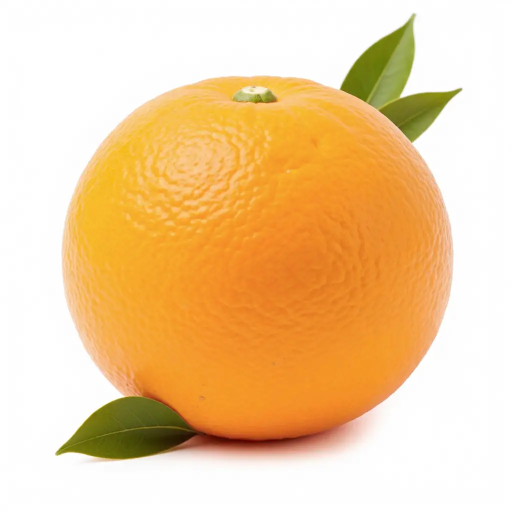
#> input picture data/phase20_workbench_media/真实橙子1_a81b3a78a3d5399d.webp, 1024 x 1024 px (shown at 1/2 size); its folder holds only this picture in this run
$ python -i visual_receptor.py   (imports and definitions only)
#> lines starting #> are read from the running program, lines starting #| are printed output that depends on the picture
from __future__ import annotations

import hashlib
import json
import math
import time
from collections import deque
from dataclasses import dataclass, field
from pathlib import Path
from typing import Any, Iterable, Mapping, Sequence

import numpy as np
from PIL import Image, PngImagePlugin

from runtime.cognitive.state_pool.state_pool import StateItem, load_constant


TRAINING_SDPL_ONLY = "training_sdpl_only"
SENSORY_SKETCH = "sensory_sketch"
PROTOTYPE_IMAGINATION = "prototype_imagination"
PERCEIVED_SOURCE = "PERCEIVED_SENSORY_SKETCH"
IMAGINED_SOURCE = "IMAGINED_PROTOTYPE_SKETCH"
DECISION_TIERS = ("firm", "soft", "ambig", "no_call")


@dataclass(frozen=True)
class VisualFastTrace:
    tick: int
    compact_vector: tuple[float, ...]
    channel_lengths: dict[str, int]
    input_trace_hash: str
    elapsed_ms: float
    metadata: dict[str, object] = field(default_factory=dict)


@dataclass(frozen=True)
class VisualAuditTrace:
    tick: int
    feature_vector: tuple[float, ...]
    channel_slices: dict[str, tuple[int, int]]
    channel_lengths: dict[str, int]
    input_trace_hash: str
    source_image_hash: str
    width: int
    height: int
    focus_xy: tuple[float, float]
    segmentation_confidence: float
    metadata: dict[str, object] = field(default_factory=dict)


@dataclass(frozen=True)
class RenderArtifact:
    path: Path
    metadata_path: Path
    metadata: dict[str, object]
    image_sha256: str


@dataclass(frozen=True)
class FoveatedLayer:
    level: int
    downsample: int
    pixels: np.ndarray
    edge_pixels: np.ndarray


@dataclass
class SensoryCanvas:
    canvas_pixels: np.ndarray
    canvas_clarity: np.ndarray
    canvas_confidence: np.ndarray
    canvas_freshness: np.ndarray
    last_fixation_xy: tuple[int, int]
    tick: int
    source_image_hash: str
    first_tick: int

    # [51 lines left out: functions from_native_image, update_from_native_image, render_image, not called in this run]

    def clarity_coverage(self) -> float:
        return float((self.canvas_clarity >= _float_constant("vision_sensor.clarity_coverage_threshold")).mean())

    # [24 lines left out: function to_state_item, not called in this run]


@dataclass(frozen=True)
class RetrievalWeights:
    alpha_part: float
    alpha_shape: float
    alpha_cooccur: float
    alpha_conflict: float


@dataclass
class CooccurrenceMatrix:
    source: str = TRAINING_SDPL_ONLY
    matrix: dict[tuple[str, str], float] = field(default_factory=dict)
    last_updated_tick: int = 0

    # [14 lines left out: function update, not called in this run]


class AuditPathQueue:
    # [23 lines left out: functions __init__, submit, pop_next, not called in this run]

    def __len__(self) -> int:
        return len(self._items)


def prepare_visual_fast_frame(image_like: str | Path | Image.Image | np.ndarray) -> np.ndarray:
    return _as_rgb_array(image_like, max_px=_int_constant("vision_sensor.fast_resize_px"))


# [27 lines left out: function extract_visual_fast_path, not called in this run]


def extract_visual_audit_path(
    image_like: str | Path | Image.Image | np.ndarray,
    *,
    tick: int = 0,
    focus_xy: tuple[float, float] | None = None,
) -> VisualAuditTrace:
    rgb = _as_rgb_array(image_like)
    focus = focus_xy or _default_focus()
    luma = _luma(rgb)
    edge = _sobel_magnitude(luma)
    orientation = _sobel_orientation(luma)
    mask, segmentation_confidence = _best_mask(rgb, edge)

    channels: list[tuple[str, np.ndarray]] = []
    channels.append(("V0", _v0_vector(rgb, edge, focus)))
    regions12 = _regions_s0_s1_s2(rgb.shape[0], rgb.shape[1])
    regions37 = _regions_s0_s1_s2_s3(rgb.shape[0], rgb.shape[1])
    channels.append(("V1", _rgb_hist_regions(rgb, regions12)))
    channels.append(("V2", _hsv_hist_regions(rgb, regions12)))
    channels.append(("V3", _lbp_regions(luma, regions37)))
    channels.append(("V4", _hog_hist(edge, orientation, regions37)))
    channels.append(("V5", _radial_profile(edge, _int_constant("vision_sensor.v5_radial_bins"))))
    channels.append(("V6", _shape_geometry(mask)))
    channels.append(("V7", _part_prototype_coverage(rgb, mask)))
    channels.append(("V8", _layout_summary(mask, focus_xy=focus)))
    channels.append(("V9", _foreground_background_kl(rgb, luma, mask)))
    channels.append(("V10", _per_part_color_texture(rgb, mask)))
    channels.append(("V11", _part_relational_graph(rgb, mask)))
    channels.append(("V12", _color_cluster_spatial_map(rgb, mask)))

    feature_parts: list[np.ndarray] = []
    slices: dict[str, tuple[int, int]] = {}
    lengths: dict[str, int] = {}
    cursor = 0
    for name, vector in channels:
        clean = np.nan_to_num(vector.astype(np.float32, copy=False), copy=False)
        start = cursor
        cursor += int(clean.size)
        slices[name] = (start, cursor)
        lengths[name] = int(clean.size)
        feature_parts.append(clean.reshape(-1))

    feature = np.concatenate(feature_parts).astype(np.float32, copy=False)
    expected = _int_constant("vision_sensor.feature_vector_dim")
    if int(feature.size) != expected:
        raise ValueError(f"visual feature dimension mismatch: {feature.size} != {expected}")
    image_hash = _hash_float_array(rgb.astype(np.float32))
    trace_hash = _hash_float_array(feature)
    return VisualAuditTrace(
        tick=int(tick),
        feature_vector=_as_float_tuple(feature),
        channel_slices=slices,
        channel_lengths=lengths,
        input_trace_hash=trace_hash,
        source_image_hash=image_hash,
        width=int(rgb.shape[1]),
        height=int(rgb.shape[0]),
        focus_xy=(float(focus[0]), float(focus[1])),
        segmentation_confidence=float(segmentation_confidence),
        metadata={
            "pathway": "reconstruction_audit_path",
            "feature_vector_dim": int(feature.size),
            "evaluator_label_accessed": False,
            "fast_path_paired": False,
        },
    )


# [827 lines left out: functions extract_visual_audit_path_v2, extract_visual_audit_path_v2_object_centric, render_sensory_sketch, render_prototype_imagination, make_inner_picture_state, assert_retrieval_alpha_weights and 34 more, not called in this run]


def _best_mask(rgb: np.ndarray, edge: np.ndarray) -> tuple[np.ndarray, float]:
    return solve_subject_mask(rgb, edge)


# [144 lines left out: functions solve_subject_mask, _legacy_best_mask, _clean_mask, _largest_component, _mask_confidence, _subject_mask_confidence, not called in this run]


def _regions_s0_s1_s2(height: int, width: int) -> list[np.ndarray]:
    return _regions_s0_s1(height, width) + _grid_regions(height, width, 3)


def _regions_s0_s1_s2_s3(height: int, width: int) -> list[np.ndarray]:
    return _regions_s0_s1_s2(height, width) + _grid_regions(height, width, 5)


def _fast_regions(height: int, width: int) -> list[np.ndarray]:
    return _regions_s0_s1(height, width)


# [58 lines left out: functions _regions_s0_s1, _grid_regions, _center_prior, _focus_patch, _native_focus_core, _quick_mask, not called in this run]


def _as_rgb_array(image_like: str | Path | Image.Image | np.ndarray, *, max_px: int | None = None) -> np.ndarray:
    if isinstance(image_like, np.ndarray):
        array = image_like.astype(np.float32, copy=False)
        if array.max(initial=0.0) > 1.0:
            array = array / 255.0
        if array.ndim == 2:
            array = np.repeat(array[..., None], 3, axis=2)
        if array.shape[2] == 4:
            array = array[..., :3]
        return np.clip(array, 0.0, 1.0)
    if isinstance(image_like, Image.Image):
        image = image_like if image_like.mode == "RGB" else image_like.convert("RGB")
    else:
        image = Image.open(Path(image_like)).convert("RGB")
    bounded_px = int(max_px or _int_constant("vision_sensor.audit_resize_px"))
    if max_px is not None:
        image = image.resize((bounded_px, bounded_px), Image.Resampling.BILINEAR)
    else:
        image.thumbnail((bounded_px, bounded_px), Image.Resampling.BILINEAR)
    return np.asarray(image, dtype=np.float32) / 255.0


# [15 lines left out: function _as_native_rgb_array, not called in this run]


def _native_default_focus(rgb: np.ndarray) -> tuple[int, int]:
    return (int((rgb.shape[1] - 1) * 0.5), int((rgb.shape[0] - 1) * 0.5))


# [7 lines left out: function _clip_bbox, not called in this run]


def _resize_float_rgb(rgb: np.ndarray, size: int) -> np.ndarray:
    return _resize_float_array(rgb, size)


def _resize_float_gray(gray: np.ndarray, size: int) -> np.ndarray:
    return _resize_float_array(gray[..., None], size)[..., 0]


# [42 lines left out: functions _resize_float_array, _resize_box_average, _box_average_half, not called in this run]


def _luma(rgb: np.ndarray) -> np.ndarray:
    return (rgb[..., 0] * 0.299 + rgb[..., 1] * 0.587 + rgb[..., 2] * 0.114).astype(np.float32)


# [103 lines left out: functions _sobel_magnitude, _sobel_orientation, _rgb_to_lab, _rgb_to_hsv, _lbp_codes, _mask_perimeter and 2 more, not called in this run]


def _kl(left: np.ndarray, right: np.ndarray) -> float:
    eps = 1e-6
    return float(np.sum((left + eps) * np.log((left + eps) / (right + eps))))


def _hash_float_array(array: np.ndarray) -> str:
    clean = np.nan_to_num(np.asarray(array, dtype=np.float32), copy=False)
    return hashlib.sha256(clean.tobytes()).hexdigest()


def _as_float_tuple(values: Iterable[float] | np.ndarray) -> tuple[float, ...]:
    arr = np.asarray(values, dtype=np.float32).reshape(-1)
    return tuple(float(v) for v in arr)


def _default_focus() -> tuple[float, float]:
    return (
        _float_constant("vision_sensor.default_focus_x"),
        _float_constant("vision_sensor.default_focus_y"),
    )


def _int_constant(path: str) -> int:
    return int(load_constant(path))


def _float_constant(path: str) -> float:
    return float(load_constant(path))

>>> import cv2
>>> picture = cv2.imread('../../data/phase20_workbench_media/真实橙子1_a81b3a78a3d5399d.webp', cv2.IMREAD_GRAYSCALE)
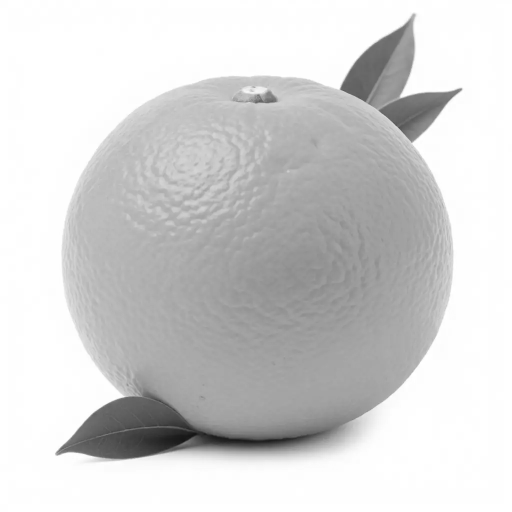
#> picture: shape (1024, 1024) (shown at 1/2 size); min 19, max 255, mean 210.8
>>> result = extract_visual_audit_path(picture)
#> (the run stopped early here; a loop or call above may not have finished)

$ run again, on data/phase20_workbench_media/真实香蕉4_c2888e348a25d03b.webp
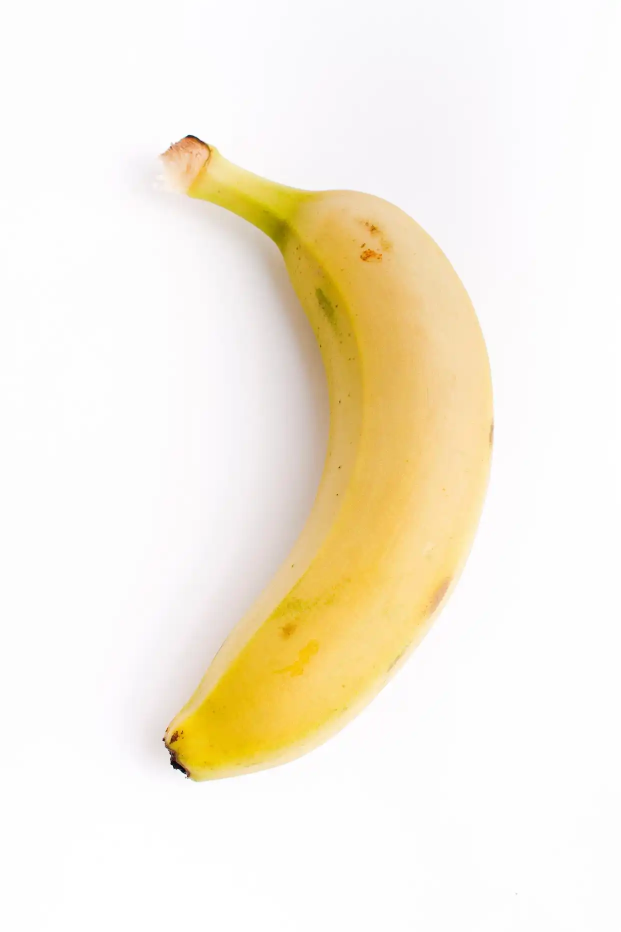
#> input picture data/phase20_workbench_media/真实香蕉4_c2888e348a25d03b.webp, 1242 x 1863 px (shown at 1/2 size)
#> `picture = cv2.imread('../../data/phase20_workbench_media/真实橙子1_a81b3a7..`:
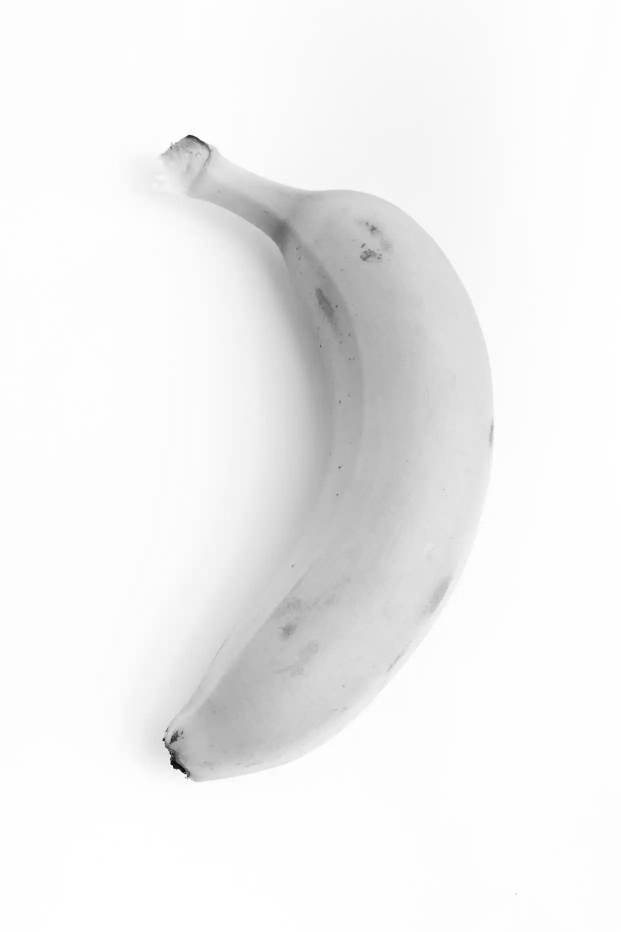
#> picture: shape (1863, 1242) (shown at 1/2 size); min 0, max 255, mean 240.1

$ run again, on data/phase20_workbench_media/绿色橙子1_0b491f33b3ac2999.webp
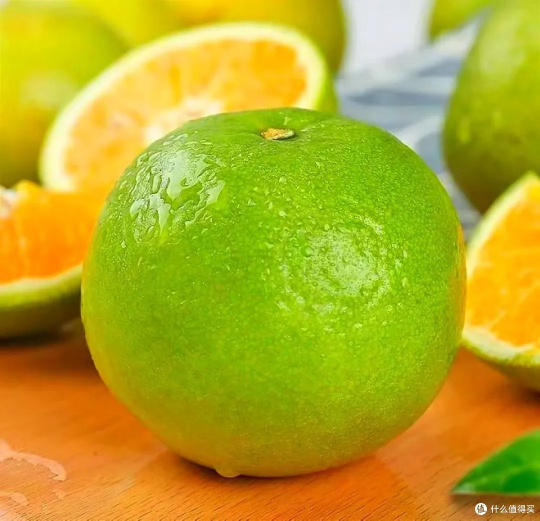
#> input picture data/phase20_workbench_media/绿色橙子1_0b491f33b3ac2999.webp, 1080 x 1041 px (shown at 1/2 size)
#> `picture = cv2.imread('../../data/phase20_workbench_media/真实橙子1_a81b3a7..`:
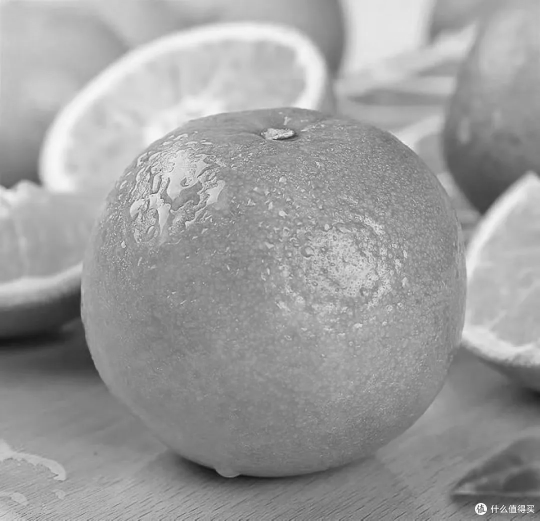
#> picture: shape (1041, 1080) (shown at 1/2 size); min 17, max 255, mean 157.2
